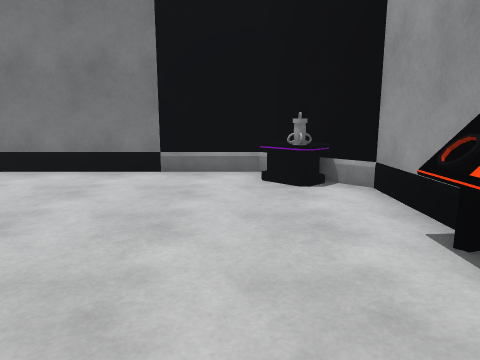
[1] (above)

12 first-person views from a walk through a 3-D level made in the Unity game engine. The camera is 1.3 m above the floor, tilts 10° down and sees 70° across. The floor is counted in squares, 1 m on a side. Each view is taken from the middle of a square. On the plan, view 1 faces up. The plan holds only what a view shows up to about 15 squares ahead; the rest is blank. The place goes on beyond the plan. The player is left out.

[2]
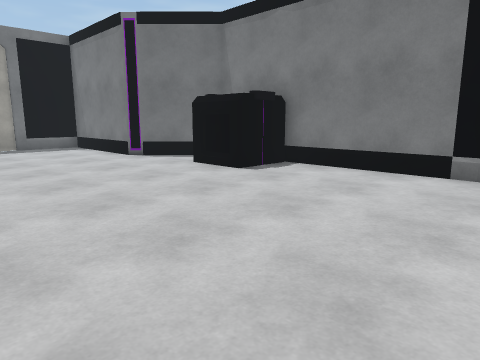

[3]
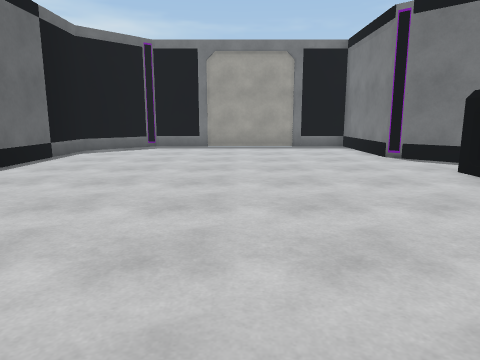

[4]
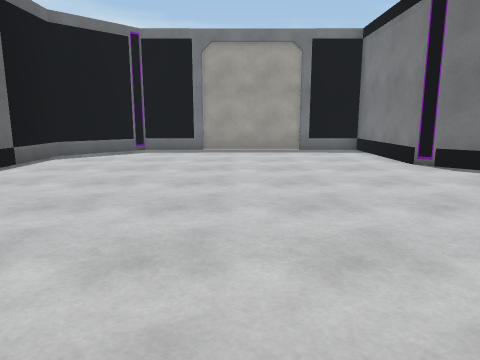

[5]
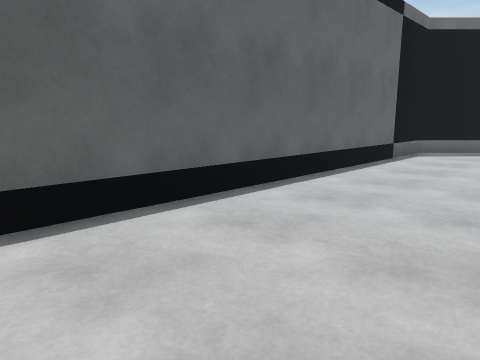

[6]
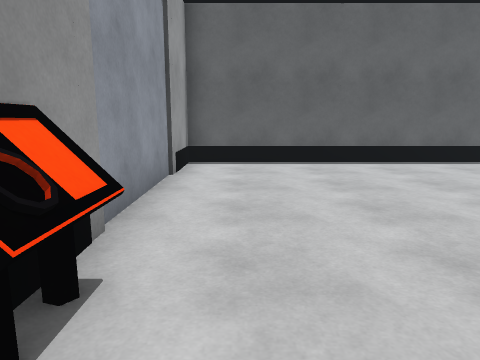

[7]
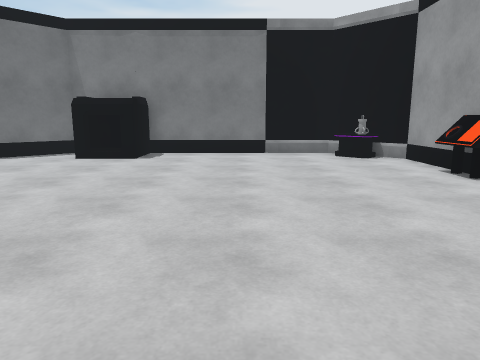

[8]
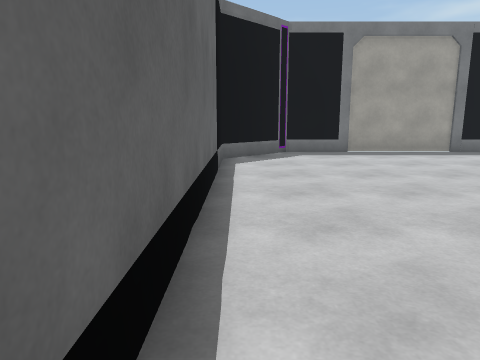

[9]
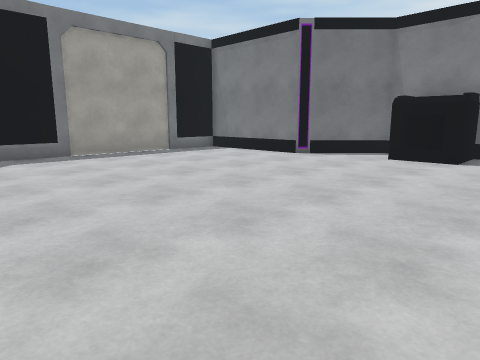

[10]
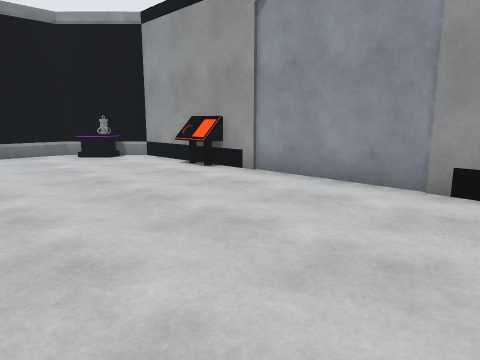

[11]
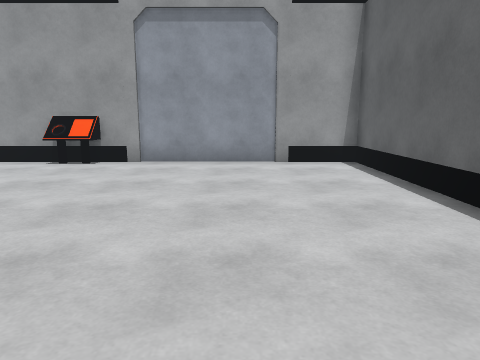

[12]
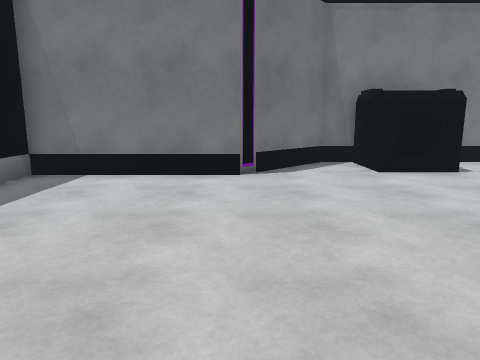

### Floor plan
Points are (right, up) in squares from view 1. A wall is a line through its corners. A room is listed if a view was taken in it or the views show most of it. See-through windows are left out.
Room 1 (views 1, 2, 3, 4, 5, 6, 7, 8, 9, 10, 11, 12)
walls: (-8.4, 8.6) (-9.5, 8.6) (-12, 6.1) (-17, 6.1) (-17, -3.1) (-14.5, -5.6) (2.6, -5.6) (2.6, 6.5) (0.5, 8.6) (-6.6, 8.6); (2.5, 2.1) (2, 2.3); (2.6, 2.3) (2, 2.3); (2.6, 3) (2, 3)
low walls: (2, 2.3) (2, 3.7)
objects: crate (-8, 7) to (-7, 8); other object (1, 6); table (1, 7)

Where each view was taken, in squares from view 1:
view 1: 0 up, 0 right, facing up
view 2: 0 up, 0 right, facing up-left
view 3: 1 up, 0 right, facing left
view 4: 1 up, 2 left, facing left
view 5: 1 down, 0 right, facing down-left
view 6: 5 up, 1 right, facing down
view 7: 5 down, 3 left, facing up
view 8: 5 down, 3 left, facing left
view 9: 5 down, 4 left, facing up-left
view 10: 5 down, 4 left, facing up-right
view 11: 2 down, 8 left, facing right
view 12: 2 down, 12 left, facing up
